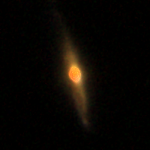
#> input picture rgb_training_data/Images/galaxy_GDS_1.png, 150 x 150 px, found by its file name; its folder holds 4 pictures in this run
$ python ZCA_whitening.py
#> lines starting #> are read from the running program, lines starting #| are printed output that depends on the picture
"""
Author: Chidiebere N. Okafor

Purpose: This file takes in the training data, performs the so-called ZCA-whitening on the
images ( possible image extensions considered include: ".png", ".jpg", ".jpeg") and returns the list of the ZCA-whitened images.

ZCA whitenning decorrelates and scales images pixels in the image channels and rotates the final image as best as possible to the original shape
"""

"""
Task/Notes:
    - This code fails for single images(Any workaround for this edge case?)
    - Finish up the docstring for the ZCA_whitening() function
    - Save the covariance matrices as well and the
    - Mean to a file to be applied on the testing data set.
    - Write other files to perform various other data augmentation tasks like:
        - Random Rotation
        - Horizontal Flipping
        - Random Cropping
        - Color Augmentation
        - Scale jittering
    - Write a different file to add interacting merger/non interacting classification for each galaxy
"""


import numpy as np
import os
# import PIL
from PIL import Image, ImageOps # This is a versatile python library for image processing
from typing import Tuple, List
import time
import matplotlib.pyplot as plt
from sklearn.decomposition import PCA

# [7 lines of commented-out code are left out]


def normalize_image_robust(image_array, percentile=1):
    """
    Min-Max normalization with outlier handling
    Uses percentiles instead of min/max to avoid extreme outliers
    """
    # Use percentiles to ignore extreme outliers
    lower = np.percentile(image_array, percentile)
    upper = np.percentile(image_array, 100 - percentile)

    # Clip to percentile range
    clipped = np.clip(image_array, lower, upper)

    # Normalize to 0-255
    if upper - lower > 0:
        normalized = (clipped - lower) / (upper - lower) * 255
        return normalized.astype(np.uint8)
    else:
        return np.zeros_like(image_array, dtype=np.uint8)


def ZCA_whitening(image_path, output_path, regularization_constant = 1e-4) -> Tuple: # Change this to the appropriate type annotation later
    """
    some notes here

    Parameters:
    ----------
    image_path: str
        This is a/the "folder" containing ALL images to be used for the training of the CNN
    ouput_path: str
        The folder with all "ZCA whitened" training images.
    regularization_constant: float
        A regulatization constant employed in the computation of the inverse of the DIAGONALIZED
        Covariance matrix of the pixels of the channels of the training images


    Return:
    -------
    tuple:
        ZCA-whitened images


    Notes:
    -----
    """
#> called with regularization_constant = 0.0001

    # First create the ouput directory if it doesn't already exist
    os.makedirs(output_path, exist_ok=True)

    # Next, we ensure that the the image path does exist and make a suiting assignment
    image_folder = None

    if os.path.exists(image_path):
        image_folder = image_path
        print(' Image folder exists')
    else:
        print("\n The image path is nonexistent!")

    # cropped_images = [] # Uncomment the code below when working with images of different shapes
    # target_size = (150,150) # Uncomment the code below when working with images of different shapes

    ## Uncomment the code below when working with images of different shapes
    # for filename in os.listdir(image_folder): # this part of the code is credited to: https://www.pythoninformer.com/python-libraries/pillow/imageops-resizing/
    #     if filename.lower().endswith((".png",".jpg",".jpeg")):
    #         img_path = os.path.join(image_folder, filename)

    #         with Image.open(img_path) as img:
    #             # ImageOps.fit automatically scales and center-crops to fit the exact size of the images
    #             final_img = ImageOps.fit(img, target_size, centering=(0.5, 0.5))
    #             cropped_images.append(final_img)
    #             # final_img.save(os.path.join(output_folder, f"fit_{filename}"))

    # grab all files ending in ".png" from the provided file path as follows:
    image_container = [image for image in os.listdir(image_folder) if image.lower().endswith((".png",".jpg",".jpeg")) ]
    # print(image_container)
    # print(image_container)
    collected_images = []

    # Then we load each image and get them ready for the ZCA
    for image_name in image_container: # change to for image_name in cropped_images when dealing with images of different shapes
        image_path = os.path.join(image_folder, image_name)   #comment this out when dealing with images of different shapes
        # print(f"\n {image_path}")
        image = Image.open(image_path).convert("RGB") #comment this out when dealing with images of different shapes
        '''
        I can convert to only RGB using Image.open(img_path).convert('RGB') if the
        Alpha channel is not needed or using an if channel = 4 images = images[:,:,:, :3]
        # comment the above out when dealing with images of different shapes
        '''
        # print(f"\n {image}")
        image_array = np.array(image, dtype=np.float32) # This is a 3-dimensional array of a single image
        # Change the image in above line to image_name when working with images of different dimesnions and after commenting out all the required codes for such case
        # print(f"\n {image_array}")
        collected_images.append(image_array)
#> pass 2 of the loop in ZCA_whitening, `for image_name in image_container:`:
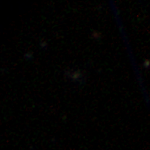
#> input picture rgb_training_data/Images/galaxy_GDS_10.png, 150 x 150 px, found by its file name
#> in ZCA_whitening, `image_array = np.array(image, dtype=np.float32)`:
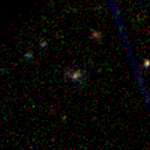
#> image_array: shape (150, 150, 3) float32; mean R, G, B 1.7, 1.5, 0.8; drawn with min black and max white
        # print(f"\n {collected_images}")

    original_image_datatype = np.uint8 # assuming the uniformity of the datatypes across all images
    print(original_image_datatype)

    # Next, convert the entire images to a numpy array.
    # This is because the ZCA is applied to all the training data at once

    images = np.array(collected_images, dtype=np.float32) # This is a 4-dimensional array of all the collected images
    # print(images.shape)
    number_of_images, height, width, color_channels = images.shape # if color_channels = 3(just RGB) if it equals 4 then RGBA(where the A = Alpha)
#> number_of_images = 4; height = 150; width = 150; color_channels = 3

    # Now, flatten each image into a vector of pixels such that the flattened image has dimension D = height * width * color_channels
    # That is Shape: (number_of_images, height * width * color_channels ), each iimage becomes one row
    flattened_image = images.reshape(number_of_images, -1) # This does it but we can equally just hard code (number_of_images, height * width * color_channels )
    # print(flattened_image.shape)
    # print(flattened_image)

    flattened_image_mean = np.mean(flattened_image, axis=0) # axis = 0 operates vertically for each column and axis = 1 operates horizontally for each rows
    # this computes the mean of the pixels value for each color channel as outlined in the ZCA steps
    # print(flattened_image_mean)

    # Centering the data becomes easy
    centered_flattened_image = flattened_image - flattened_image_mean
    # print(centered_flattened_image)

    # This leads us up to computing the covariance matrix
    # For small dataset, use:
    # covariance_matrix = np.cov(centered_flattened_image, rowvar=False)
    # For larger datasets, the more efficient thing to do is to use:
    # covariance_matrix = (centered_flattened_image.T @ centered_flattened_image)/ (number_of_images - 1)

    # Compute eigenvectors and eigenvalues
    # eigenvalues, eigenvectors = np.linalg.eigh(covariance_matrix)
    # print(eigenvalues)

    # Shoot, this is much much computationally expensiove and took over 7 minutes without completion
    # print(474.457/60)
    # Use Singular Value Decomposition
    svd_start_time = time.time()

    U, S, vt = np.linalg.svd(centered_flattened_image, full_matrices=False)

    print(f" SVD completed in { time.time() - svd_start_time } sec")
    # print(S)
    # print(f"\n {U}")
    # print(f'\n {vt}')

    # And finally the ZCA-whitening
    epsilon = regularization_constant
    inverse_sqrt_of_S = 1/ np.sqrt( S + epsilon) # It is more numerically stable to use the sqrt of the eigenvalues at this step

    V = vt.T # This is the U or V matrix from the ZCA formula

    zca_whitened_images = centered_flattened_image @ V @ np.diag( inverse_sqrt_of_S ) @ V.T # The ZCA whitening
    # [6 lines of commented-out code are left out]
    zca_images = zca_whitened_images.reshape( number_of_images, height, width, color_channels )
    # print(zca_images)

    # Now, we save these images
    for index, image_array in enumerate(zca_images):
        # convert back to the original datatype for saving
        normalized_image = normalize_image_robust(image_array)
        image_array = np.clip(image_array, 0, 255).astype(original_image_datatype)
        image = Image.fromarray(normalized_image)
        output_file_path = os.path.join(output_path, f"zca_{index:04d}.png") # :04d tells python to format these as 4 digit integers
        image.save(output_file_path)
        if index % 10 == 0:
            print(f"  Saved {index}/{number_of_images} images")
#> this loop made 4 passes
#> pass 1, in normalize_image_robust, `clipped = np.clip(image_array, lower, upper)`:
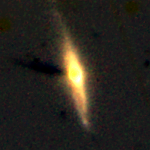
#> clipped: shape (150, 150, 3) float32; mean of channels 0, 1, 2 0.0658, 0.0491, 0.0164; drawn with min black and max white
#> after the loop:
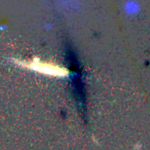
#> image: PIL image 150x150 RGB; mean R, G, B 87.9, 87.6, 95

    print(f"Done! Saved {number_of_images} whitened images to {output_path}")

    return zca_images


if __name__ == "__main__":

    # [5 lines of commented-out code are left out]

    image_path = "/Users/holyphysics/Downloads/rgb_training_data/Images" # These images are of the same dimensions as the filter_cutouts function makes them all of the same height and width
    output_path = "/Users/holyphysics/Downloads/ZCA_whitened_images"
    # /Volumes/Research/emcgrath/Chidiebere_Okafor_N/Summer_Research_2026/rgb_training_data
    zca_images = ZCA_whitening(image_path, output_path)
    # print(zca_images)

    plt.figure(figsize=(10, 10))
#> (the run stopped early here; a loop or call above may not have finished)
